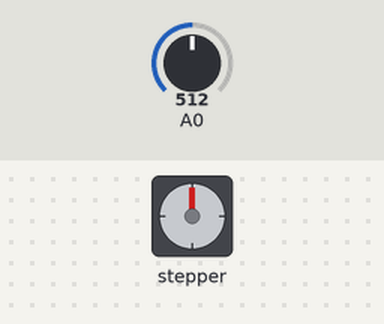
The program below on a simulated ESP8266 (NodeMCU). Parts: stepper motor. The test bench sets the inputs (shaded band); at power-on: A0 = 512. Stepper angles assume 4096 steps per turn; what the program prints to the serial monitor is not drawn.

Above: at 0.1 s.
At 2.12 s:
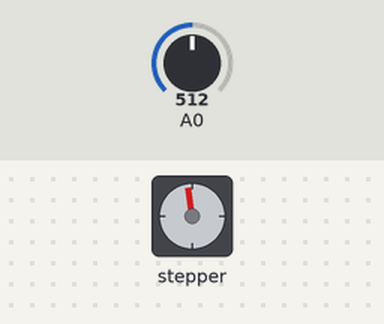
At 8.15 s:
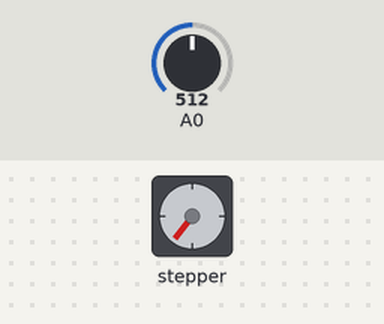
At 14.46 s:
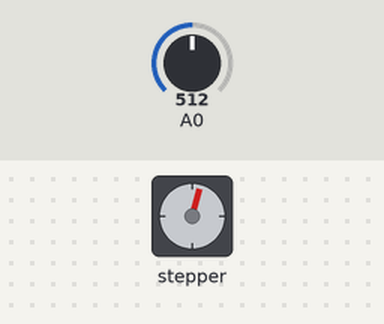
Timing chart, 0 to 16.9 s (numbered marks = the images above):
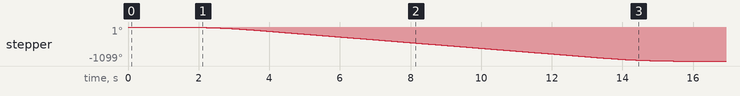

Measured:
- by itself, stepper: turns 1099° counter-clockwise in 13.9 s

The program:

main.cpp
```cpp
#include <Arduino.h>
#include <MoistSensor.h>
#include <MoistSensor.cpp>
#include <WiFiServerController.h>
#include <WiFiServerController.cpp>
#include <AccelStepper.h>

int pin = D0;
long lastUpdateTime;
long interval;
long currentTime;
char ssid[] = "INSERT WIFI NAME (EVT PHONE)";
char password[] = "INSERT WIFI PASSWORD";
int targetPosition = 0;
const int maxDistance = 12500;

#define IN1 5
#define IN2 4
#define IN3 14
#define IN4 12

MoistSensor moist(pin); // Opretter en instans af MoistSensor-klassen
WiFiServerController server(ssid,password); // Opretter en instans af WiFiServerController-klassen
AccelStepper stepper(AccelStepper::HALF4WIRE, IN1, IN3, IN2, IN4); // Opretter en instans af AccelStepper-klassen

void setup() {
  Serial.begin(115200);
  server.begin(); //Initialiserer wifi serveren
  lastUpdateTime = 0;
  interval = 500;

  stepper.setMaxSpeed(1500); // Indstil den maksimale hastighed for stepper-motoren
  stepper.setAcceleration(750); // Indstil accelerationen for stepper-motoren
  stepper.moveTo(0); // Indstil stepper-motorens målposition til 0

}

void loop()
{
  server.handleClient(); // håndterer klient anmodninger
  currentTime = millis(); // sætter currentTime til antal millisekunder siden NodeMCU'en blev tændt

  if (currentTime - lastUpdateTime >= interval) {
    lastUpdateTime = currentTime;           /* minusser currentTime med lastUpdateTime og tjekker om,
                                               det er større end eller lig med intervallet, hvis det er, så opdateres fugtigheden */
    moist.update();

    if (moist.getIsWet()) {
      server.setIsOn(false);            // Tjekker om moist er våd, hvis den er så sætter den setIsOn til false og stopper stepper-motoren
      stepper.moveTo(-maxDistance);
    }
    else if(server._isMoving){
      if(targetPosition <= maxDistance){   /*Tjekker om variablen _isMoving er true og tjekker om target position er mindre end maxDistance,
                                            hvis den er så sætter den stepper-motorens målposition til targetPosition som er 500. */
      targetPosition += 500;
      stepper.moveTo(targetPosition);
      server.move(false);
      }
    }
    else if(server.getIsOn()){

      if(targetPosition <= maxDistance){ /* tjekker først om server.getIsOn er true og hvis den er så tjekker den om targetPosition er mindre end eller lig med maxDistance,
                                            er den det så sætter den stepper-motorens målposition til targetPosition som er 500. */
      stepper.moveTo(targetPosition);

      if (stepper.distanceToGo() == 0) { /*tjekker om stepper-motoren er færdig med at køre,
                                           hvis den er så sætter den targetPosition til 0 og sætter _isMoving til false*/
        server.move(false);
      targetPosition += 500;
      }
      }
    }
  }
  stepper.run(); // kører stepper-motoren OBS: SKAL være I LOOPET men IKKE I IF STATEMENTET DA DEN IKKE VIL KØRE HVIS DEN ER I IF STATEMENTET.
}
```
